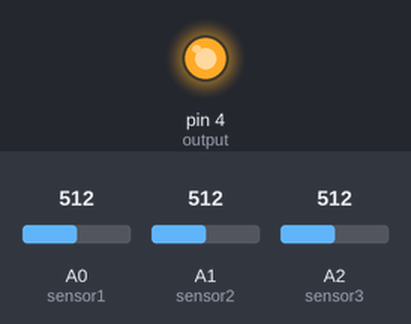
A sketch run on a simulated Arduino Uno, built with avr-gcc and run on an emulated ATmega328P. Parts: output pins drawn as LEDs (lit = HIGH). The test bench sets the inputs (shaded band); at power-on: A0 (sensor1) = 512, A1 (sensor2) = 512, A2 (sensor3) = 512.

Above: at 0.1 s.
Timing chart, 0 to 1.6 s (numbered marks = the images above):
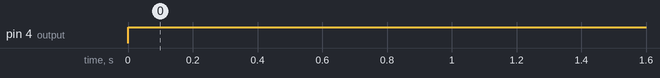

Measured:
- by itself, pin 4 (output): LOW → HIGH at 0.00 s

The sketch:

testingLDR.ino
```cpp
#define sensor1 A0
#define sensor2 A1
#define sensor3 A2
#define output 4
#define threshold 970
int intervalDelay = 10000;
unsigned long timeNow = 0;
void setup() {
  // put your setup code here, to run once:
  Serial.begin(9600);
  pinMode(sensor1, INPUT);
  pinMode(sensor2, INPUT);
  pinMode(sensor3, INPUT);
  pinMode(output, OUTPUT);
  digitalWrite(output, LOW);
}

void loop() {
  // put your main code here, to run repeatedly:
  int sensorVal1 = analogRead(sensor1);
  int sensorVal2 = analogRead(sensor2);
  int sensorVal3 = analogRead(sensor3);
  if(sensorVal1 < threshold || sensorVal2 < threshold || sensorVal3 < threshold){
    digitalWrite(output, HIGH);
    timeNow = millis();
    while(millis()<timeNow + intervalDelay){
      sensorVal1 = analogRead(sensor1);
      sensorVal2 = analogRead(sensor2);
      sensorVal3 = analogRead(sensor3);
          if(sensorVal1 < threshold || sensorVal2 < threshold || sensorVal3 < threshold){
            timeNow = millis();
      }
    }
  }

  else{
    digitalWrite(output, LOW);
  }
}
```
